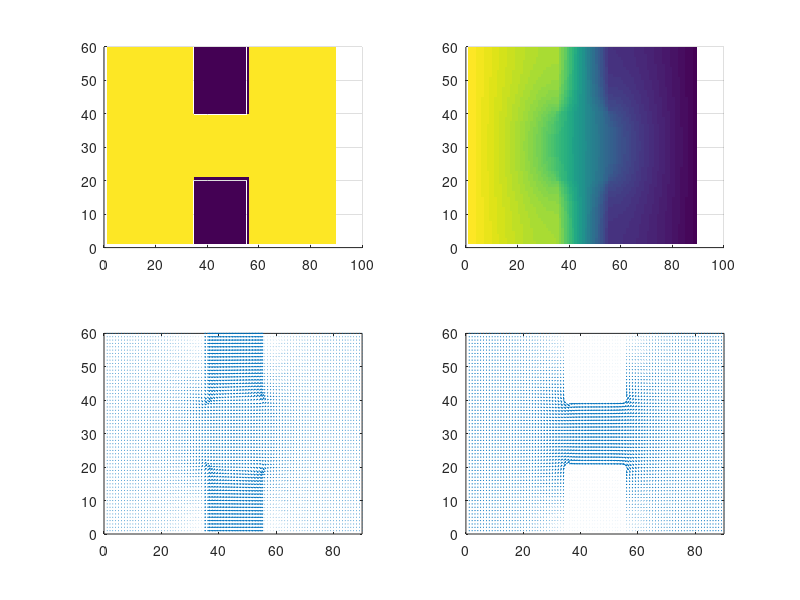

Source code (MATLAB):
% ELEC4700 Assignment 2: Finite Difference Method

% Initialization

clear all;
close all;
clc;
set(0,'DefaultFigureWindowStyle','docked');

% Solving V=V0 @ x=0 and V=0 @ x=L in region LxW
% Implement funtion 'pbaspect' to fix Z aspect ratio

L = 90;
W = 2/3 * L;
V0 = 1;

nx = L;
ny = W;
G = sparse(nx*ny);
%V = sparse(nx,ny);
F = sparse(1,nx*ny);


Acond = 1;              % background conductivity of region, low resistance
Bcond = 1e-2;           % Conductivity of boxes, highly resistive
cMap = zeros(nx,ny);
Lb = 20;
Wb = 20;
for u = 1:nx
    for v = 1:ny
        if (u >= 35 && u <= 55)
            if v >= 0 && v <= 20
                cMap(u,v) = Bcond;
            elseif v >= 40 && v <= 60
                cMap(u,v) = Bcond;
            else
                cMap(u,v) = Acond;
            end
        else
            cMap(u,v) = Acond;
        end
    end
end





for i = 1:nx                %Iteration through length
    for j = 1:ny            %Iteration through width
        n = j + (i-1)*ny;

        if i == 1          % x=0 BCs
            G(n,:) = 0;
            G(n,n) = 1;
            F(n) = 1;
        elseif i == nx     % x=1 BCs
            G(n,:) = 0;
            G(n,n) = 1;
            F(n) = 0;       %F(n)=0 sets z at final width to 0
            
% COMMENT BELOW FOR 1a
            %F(n) = 1;       %F(n)=1 sets z at final width to 1
            
        elseif j == 1                 % y=0 BCs
            nxm = j + (i-2)*ny;
            nxp = j + (i)*ny;
            nyp = j+1 + (i-1)*ny;

            rxm = (cMap(i,j) + cMap(i-1,j))/2;
            rxp = (cMap(i,j) + cMap(i+1,j))/2;
            ryp = (cMap(i,j) + cMap(i,j+1))/2;
            
            G(n,n) = -(rxm+rxp+ryp);
            G(n,nxm) = rxm;
            G(n,nxp) = rxp;
            G(n,nyp) = ryp;

        elseif j == ny                % y=1 BCs
            nxm = j + (i-2)*ny;
            nxp = j + (i)*ny;
            nym = j-1 + (i-1)*ny;

            rxm = (cMap(i,j) + cMap(i-1,j))/2;
            rxp = (cMap(i,j) + cMap(i+1,j))/2;
            rym = (cMap(i,j) + cMap(i,j-1))/2;
            
            G(n,n) = -(rxm+rxp+rym);
            G(n,nxm) = rxm;
            G(n,nxp) = rxp;
            G(n,nym) = rym;
            
            
% COMMENT ABOVE FOR 1a
            
        else
            nxm = j + (i-2)*ny;
            nxp = j + (i)*ny;
            nym = j-1 + (i-1)*ny;
            nyp = j+1 + (i-1)*ny;

            rxm = (cMap(i,j) + cMap(i-1,j))/2;
            rxp = (cMap(i,j) + cMap(i+1,j))/2;
            rym = (cMap(i,j) + cMap(i,j-1))/2;
            ryp = (cMap(i,j) + cMap(i,j+1))/2;
            
            G(n,n) = -(rxm+rxp+rym+ryp);
            G(n,nxm) = rxm;
            G(n,nxp) = rxp;
            G(n,nym) = rym;
            G(n,nyp) = ryp;
        end
            
    end
end
figure(1)
spy(G)

V = G\F';

Vmap = zeros(nx,ny);
for i = 1:nx
    for j = 1:ny
        n = j + (i-1)*ny;
        Vmap(i,j) = V(n);
    end
end


for i = 1:nx
    for j = 1:ny
        if i == 1
            Ex(i, j) = (Vmap(i + 1, j) - Vmap(i, j));
        elseif i == nx
            Ex(i, j) = (Vmap(i, j) - Vmap(i - 1, j));
        else
            Ex(i, j) = (Vmap(i + 1, j) - Vmap(i - 1, j)) * 0.5;
        end
        if j == 1
            Ey(i, j) = (Vmap(i, j + 1) - Vmap(i, j));
        elseif j == ny
            Ey(i, j) = (Vmap(i, j) - Vmap(i, j - 1));
        else
            Ey(i, j) = (Vmap(i, j + 1) - Vmap(i, j - 1)) * 0.5;
        end
    end
end

Ex = -Ex;
Ey = -Ey;

eFlowx = cMap .* Ex;        %Jx
eFlowy = cMap .* Ey;        %Jy

subplot(2, 2, 1), H = surf(cMap');
set(H, 'linestyle', 'none');
view(0, 90)
subplot(2, 2, 2), H = surf(Vmap');
set(H, 'linestyle', 'none');
view(0, 90)
subplot(2, 2, 3), quiver(Ex', Ey');
axis([0 nx 0 ny]);
subplot(2, 2, 4), quiver(eFlowx', eFlowy');
axis([0 nx 0 ny]);

% figure(2)
% surf(Vmap)
% pbaspect([1 1 0.5])
% figure(3)
% surf(cMap)
% pbaspect([1 1 0.5])